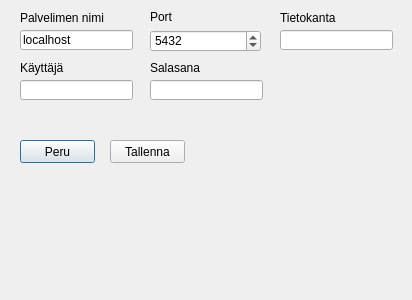
<?xml version="1.0" encoding="UTF-8"?>
<ui version="4.0">
 <class>Dialog</class>
 <widget class="QDialog" name="Dialog">
  <property name="geometry">
   <rect>
    <x>0</x>
    <y>0</y>
    <width>412</width>
    <height>300</height>
   </rect>
  </property>
  <property name="windowTitle">
   <string>Dialog</string>
  </property>
  <widget class="QLineEdit" name="hostLineEdit">
   <property name="geometry">
    <rect>
     <x>20</x>
     <y>30</y>
     <width>113</width>
     <height>20</height>
    </rect>
   </property>
   <property name="inputMask">
    <string/>
   </property>
   <property name="text">
    <string>localhost</string>
   </property>
   <property name="placeholderText">
    <string/>
   </property>
  </widget>
  <widget class="QSpinBox" name="portSpinBox">
   <property name="geometry">
    <rect>
     <x>150</x>
     <y>30</y>
     <width>111</width>
     <height>22</height>
    </rect>
   </property>
   <property name="maximum">
    <number>9999</number>
   </property>
   <property name="value">
    <number>5432</number>
   </property>
  </widget>
  <widget class="QLabel" name="portLabel">
   <property name="geometry">
    <rect>
     <x>150</x>
     <y>10</y>
     <width>47</width>
     <height>13</height>
    </rect>
   </property>
   <property name="text">
    <string>Port</string>
   </property>
  </widget>
  <widget class="QLabel" name="hostLabel">
   <property name="geometry">
    <rect>
     <x>20</x>
     <y>10</y>
     <width>101</width>
     <height>16</height>
    </rect>
   </property>
   <property name="text">
    <string>Palvelimen nimi</string>
   </property>
  </widget>
  <widget class="QPushButton" name="cancelPushButton">
   <property name="geometry">
    <rect>
     <x>20</x>
     <y>140</y>
     <width>75</width>
     <height>23</height>
    </rect>
   </property>
   <property name="text">
    <string>Peru</string>
   </property>
   <property name="autoExclusive">
    <bool>false</bool>
   </property>
   <property name="default">
    <bool>true</bool>
   </property>
  </widget>
  <widget class="QPushButton" name="savePushButton">
   <property name="geometry">
    <rect>
     <x>110</x>
     <y>140</y>
     <width>75</width>
     <height>23</height>
    </rect>
   </property>
   <property name="text">
    <string>Tallenna</string>
   </property>
  </widget>
  <widget class="QLineEdit" name="databaseLineEdit">
   <property name="geometry">
    <rect>
     <x>280</x>
     <y>30</y>
     <width>113</width>
     <height>20</height>
    </rect>
   </property>
  </widget>
  <widget class="QLineEdit" name="userLineEdit">
   <property name="geometry">
    <rect>
     <x>20</x>
     <y>80</y>
     <width>113</width>
     <height>20</height>
    </rect>
   </property>
  </widget>
  <widget class="QLineEdit" name="passwordLineEdit">
   <property name="geometry">
    <rect>
     <x>150</x>
     <y>80</y>
     <width>113</width>
     <height>20</height>
    </rect>
   </property>
  </widget>
  <widget class="QLabel" name="databaseLabel">
   <property name="geometry">
    <rect>
     <x>280</x>
     <y>10</y>
     <width>101</width>
     <height>16</height>
    </rect>
   </property>
   <property name="text">
    <string>Tietokanta</string>
   </property>
  </widget>
  <widget class="QLabel" name="userLabel">
   <property name="geometry">
    <rect>
     <x>20</x>
     <y>60</y>
     <width>101</width>
     <height>16</height>
    </rect>
   </property>
   <property name="text">
    <string>Käyttäjä</string>
   </property>
  </widget>
  <widget class="QLabel" name="passwordLabel">
   <property name="geometry">
    <rect>
     <x>150</x>
     <y>60</y>
     <width>101</width>
     <height>16</height>
    </rect>
   </property>
   <property name="text">
    <string>Salasana</string>
   </property>
  </widget>
 </widget>
 <tabstops>
  <tabstop>hostLineEdit</tabstop>
  <tabstop>portSpinBox</tabstop>
  <tabstop>databaseLineEdit</tabstop>
  <tabstop>userLineEdit</tabstop>
  <tabstop>passwordLineEdit</tabstop>
  <tabstop>cancelPushButton</tabstop>
  <tabstop>savePushButton</tabstop>
 </tabstops>
 <resources/>
 <connections/>
</ui>
